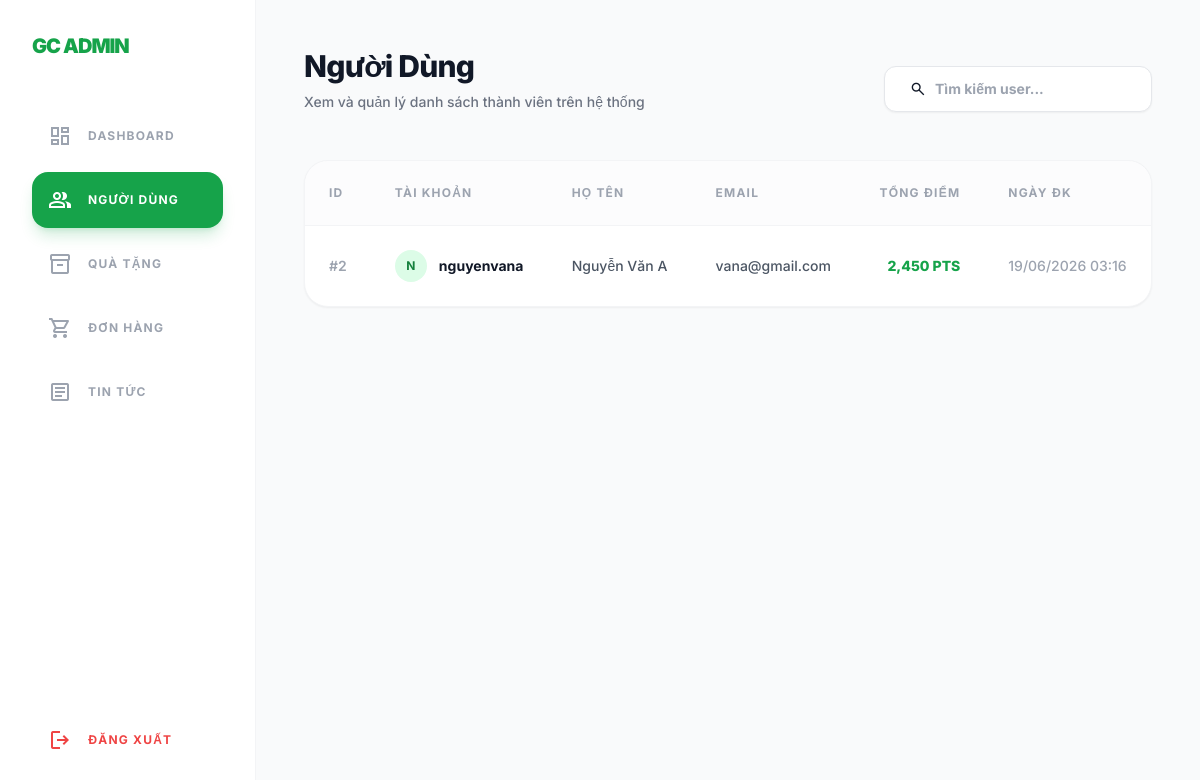
/admin/users.php, run on the app's committed database.
### tables this page shows
CREATE TABLE `users` (
  `id` int(11) NOT NULL AUTO_INCREMENT,
  `username` varchar(50) NOT NULL,
  `email` varchar(100) NOT NULL,
  `password` varchar(255) NOT NULL,
  `full_name` varchar(100) DEFAULT NULL,
  `points` int(11) DEFAULT 0,
  `role` enum('user','admin') DEFAULT 'user',
  `created_at` timestamp DEFAULT current_timestamp(),
  `updated_at` timestamp DEFAULT current_timestamp() ON UPDATE current_timestamp(),
  PRIMARY KEY (`id`),
  UNIQUE KEY `username` (`username`),
  UNIQUE KEY `email` (`email`)
);

### admin/users.php (the view, shortened to what this page needs)
<?php
require_once '../includes/db.php';
$stmt = $pdo->query("SELECT * FROM users WHERE role = 'user' ORDER BY created_at DESC");
$users = $stmt->fetchAll(PDO::FETCH_ASSOC);
?>
<!DOCTYPE html>
<html lang="vi">
<head>
    <script src="https://cdn.tailwindcss.com"></script>
</head>
<body class="bg-gray-50 flex min-h-screen text-gray-900">
    <aside class="w-64 bg-white border-r border-gray-100 flex flex-col p-8 fixed inset-y-0">
        <h1 class="text-xl font-black text-green-600 tracking-tighter mb-12">GC ADMIN</h1>
        <nav class="flex-grow space-y-2">
            <a href="dashboard.php" class="flex items-center gap-4 p-4 text-gray-400 hover:text-gray-900 hover:bg-gray-50 rounded-2xl font-bold transition-all">
                <span class="material-symbols-outlined">dashboard</span>
                <span class="text-xs uppercase tracking-widest">Dashboard</span>
            </a>
            <a href="users.php" class="flex items-center gap-4 p-4 bg-green-600 text-white rounded-2xl font-bold shadow-lg shadow-green-600/20">
                <span class="material-symbols-outlined">group</span>
                <span class="text-xs uppercase tracking-widest">Người dùng</span>
            </a>
            <a href="products.php" class="flex items-center gap-4 p-4 text-gray-400 hover:text-gray-900 hover:bg-gray-50 rounded-2xl font-bold transition-all">
                <span class="material-symbols-outlined">inventory_2</span>
                <span class="text-xs uppercase tracking-widest">Quà tặng</span>
            </a>
            <a href="orders.php" class="flex items-center gap-4 p-4 text-gray-400 hover:text-gray-900 hover:bg-gray-50 rounded-2xl font-bold transition-all">
                <span class="material-symbols-outlined">shopping_cart</span>
                <span class="text-xs uppercase tracking-widest">Đơn hàng</span>
            </a>
            <a href="news.php" class="flex items-center gap-4 p-4 text-gray-400 hover:text-gray-900 hover:bg-gray-50 rounded-2xl font-bold transition-all">
                <span class="material-symbols-outlined">article</span>
                <span class="text-xs uppercase tracking-widest">Tin tức</span>
            </a>
        </nav>
        <div class="mt-auto pt-8">
            <a href="../auth/logout.php" class="flex items-center gap-4 p-4 text-red-500 hover:text-red-700 hover:bg-red-50 rounded-2xl font-bold transition-all">
                <span class="material-symbols-outlined">logout</span>
                <span class="text-xs uppercase tracking-widest">Đăng xuất</span>
            </a>
        </div>
    </aside>
    <main class="flex-grow ml-64 p-12">
        <div class="flex justify-between items-end mb-12">
            <div>
                <h2 class="text-3xl font-extrabold tracking-tight text-gray-900">Người Dùng</h2>
                <p class="text-gray-500 text-sm font-medium mt-2">Xem và quản lý danh sách thành viên trên hệ thống</p>
            </div>
            <div class="px-6 py-3 bg-white border border-gray-200 text-gray-900 font-bold rounded-xl text-sm shadow-sm flex items-center gap-2">
                <span class="material-symbols-outlined text-[18px]">search</span>
                <input type="text" placeholder="Tìm kiếm user..." class="border-none outline-none focus:ring-0 text-sm w-48">
            </div>
        </div>
        <div class="bg-white rounded-3xl border border-gray-100 shadow-sm overflow-hidden">
            <div class="overflow-x-auto">
                <table class="w-full text-left border-collapse">
                    <thead>
                        <tr class="bg-gray-50/50 border-b border-gray-100">
                            <th class="p-6 text-xs font-bold text-gray-400 uppercase tracking-widest">ID</th>
                            <th class="p-6 text-xs font-bold text-gray-400 uppercase tracking-widest">Tài khoản</th>
                            <th class="p-6 text-xs font-bold text-gray-400 uppercase tracking-widest">Họ Tên</th>
                            <th class="p-6 text-xs font-bold text-gray-400 uppercase tracking-widest">Email</th>
                            <th class="p-6 text-xs font-bold text-gray-400 uppercase tracking-widest text-right">Tổng Điểm</th>
                            <th class="p-6 text-xs font-bold text-gray-400 uppercase tracking-widest">Ngày ĐK</th>
                        </tr>
                    </thead>
                    <tbody class="divide-y divide-gray-50">
                        <?php foreach($users as $u): ?>
                        <tr class="hover:bg-gray-50 transition-colors group">
                            <td class="p-6 text-gray-400 font-semibold text-sm">#<?= $u['id'] ?></td>
                            <td class="p-6 font-bold text-gray-900 text-sm flex items-center gap-3">
                                <div class="w-8 h-8 rounded-full bg-green-100 text-green-700 flex items-center justify-center font-bold text-xs">
                                    <?= strtoupper(substr($u['username'], 0, 1)) ?>
                                </div>
                                <?= htmlspecialchars($u['username']) ?>
                            </td>
                            <td class="p-6 text-gray-600 font-medium text-sm"><?= htmlspecialchars($u['full_name'] ?? '-') ?></td>
                            <td class="p-6 text-gray-600 font-medium text-sm"><?= htmlspecialchars($u['email']) ?></td>
                            <td class="p-6 text-green-600 font-extrabold text-sm text-right"><?= number_format($u['points']) ?> PTS</td>
                            <td class="p-6 text-gray-400 font-medium text-sm"><?= date('d/m/Y H:i', strtotime($u['created_at'])) ?></td>
                        </tr>
                        <?php endforeach; ?>
                    </tbody>
                </table>
            </div>
        </div>
    </main>
</body>
</html>

### admin/users.php (style rules this page uses)
body { font-family: 'Inter', sans-serif; }

### data on the page
users: id "2", username "N", username "nguyenvana", full_name "Nguyễn Văn A", email "vana@gmail.com", points "2,450", created_at "19/06/2026 03:16"
